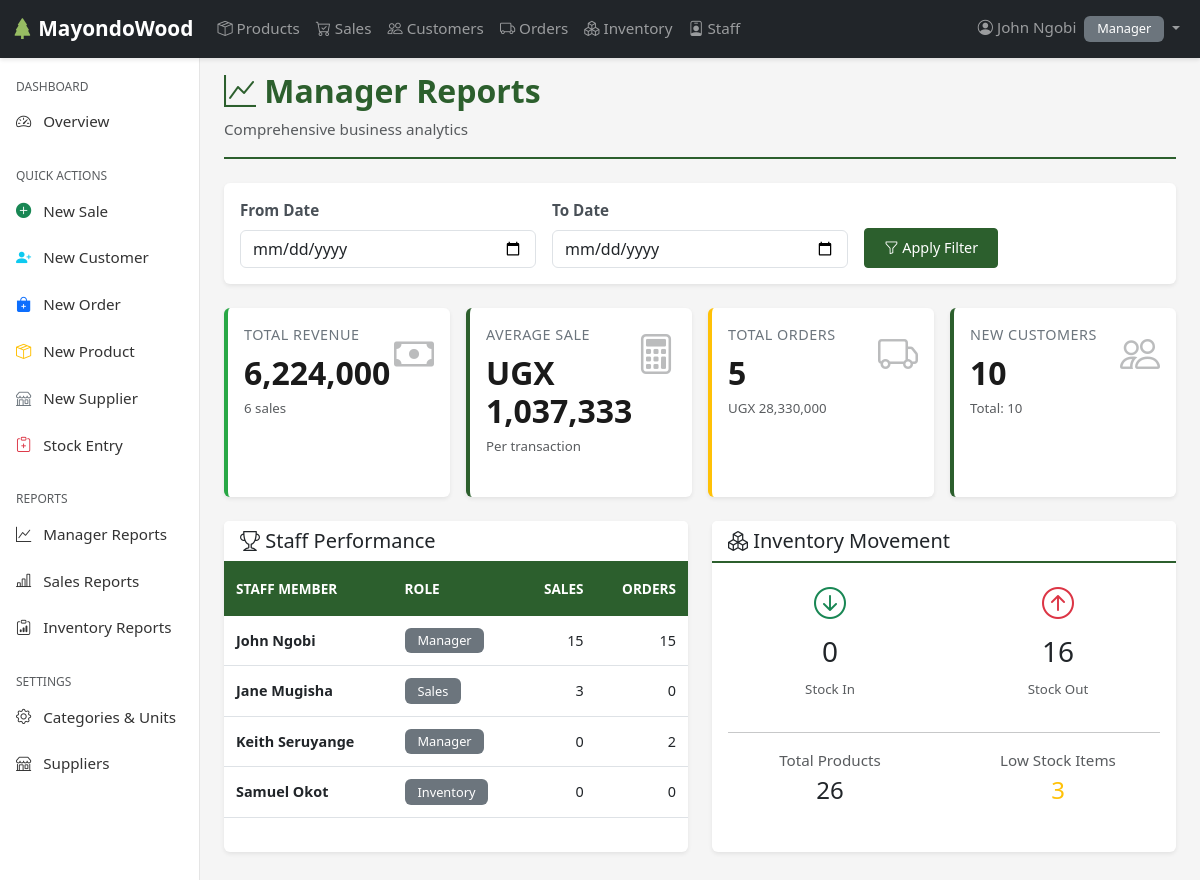
The page /reports/ (signed in) on the database its author committed.
### users/models.py (models this page shows, shortened)
class Employee(AbstractUser):
    ROLES = [
        ('SALES', 'Sales'),
        ('INVENTORY', 'Inventory'),
        ('MANAGER', 'Manager'),
    ]
    role = models.CharField(max_length=20, choices=ROLES)
    phone = models.CharField(max_length=15, blank=True, null=True)
    address = models.TextField(blank=True, null=True)
    is_active = models.BooleanField(default=True)
    created_at = models.DateTimeField(auto_now_add=True)
    updated_at = models.DateTimeField(auto_now=True)
    class Meta:
        ordering = ['-date_joined']
        verbose_name = 'Employee'
        verbose_name_plural = 'Employees'

### manager/views.py (the view)
# urls.py: path('reports/', views.manager_reports, name='reports'),
@login_required
@user_passes_test(is_manager, login_url='users:login')
def manager_reports(request):
    date_from = request.GET.get('date_from')
    date_to = request.GET.get('date_to')
    if not date_from:
        date_from = timezone.now().replace(day=1).date()
    else:
        date_from = datetime.strptime(date_from, '%Y-%m-%d').date()
    if not date_to:
        date_to = timezone.now().date()
    else:
        date_to = datetime.strptime(date_to, '%Y-%m-%d').date()
    sales = Sale.objects.filter(
        sale_date__date__gte=date_from,
        sale_date__date__lte=date_to,
        status='COMPLETED'
    )
    total_sales = sales.count()
    total_revenue = sum(sale.total for sale in sales)
    average_sale = total_revenue / total_sales if total_sales > 0 else 0
    orders = Order.objects.filter(
        order_date__date__gte=date_from,
        order_date__date__lte=date_to
    )
    total_orders = orders.count()
    total_order_value = sum(order.total_amount for order in orders)
    total_variants = ProductVariant.objects.filter(is_active=True).count()
    low_stock = ProductVariant.objects.filter(
        is_active=True,
        stock_quantity__lte=10
    ).count()
    staff_performance = Employee.objects.filter(
        role__in=['SALES', 'INVENTORY', 'MANAGER'],
        is_active=True
    ).annotate(
        sales_created_by=Count('sales_created', filter=Q(
            sales_created__sale_date__date__gte=date_from,
            sales_created__sale_date__date__lte=date_to
        )),
        orders_created=Count('created_orders', filter=Q(
            created_orders__order_date__date__gte=date_from,
            created_orders__order_date__date__lte=date_to
        ))
    ).order_by('-sales_created_by')
    total_customers = Customer.objects.filter(is_active=True).count()
    new_customers = Customer.objects.filter(
        created_at__date__gte=date_from,
        created_at__date__lte=date_to
    ).count()
    stock_in = StockMovement.objects.filter(
        created_at__date__gte=date_from,
        created_at__date__lte=date_to,
        quantity__gt=0
    ).aggregate(total=Sum('quantity'))['total'] or 0
    stock_out = StockMovement.objects.filter(
        created_at__date__gte=date_from,
        created_at__date__lte=date_to,
        quantity__lt=0
    ).aggregate(total=Sum('quantity'))['total'] or 0
    context = {
        'date_from': date_from,
        'date_to': date_to,
        'total_sales': total_sales,
        'total_revenue': total_revenue,
        'average_sale': average_sale,
        'total_orders': total_orders,
        'total_order_value': total_order_value,
        'total_variants': total_variants,
        'low_stock': low_stock,
        'stock_in': stock_in,
        'stock_out': abs(stock_out),
        'staff_performance': staff_performance,
        'total_customers': total_customers,
        'new_customers': new_customers,
        'title': 'Manager Reports'
    }
    return render(request, 'manager/reports.html', context)

### manager/templates/manager/reports.html (shortened to what this page needs)
{% extends 'base.html' %}
{% load static humanize %}
{% block content %}
<div class="page-header mb-4">
    <h1><i class="bi bi-graph-up"></i> Manager Reports</h1>
    <p class="text-muted mb-0">Comprehensive business analytics</p>
</div>
<div class="card mb-4">
    <div class="card-body">
        <form method="get" class="row g-3">
            <div class="col-md-4">
                <label for="date_from" class="form-label">From Date</label>
                <input type="date" name="date_from" id="date_from" class="form-control" value="{{ date_from }}">
            </div>
            <div class="col-md-4">
                <label for="date_to" class="form-label">To Date</label>
                <input type="date" name="date_to" id="date_to" class="form-control" value="{{ date_to }}">
            </div>
            <div class="col-md-4 d-flex align-items-end">
                <button type="submit" class="btn btn-primary">
                    <i class="bi bi-funnel"></i> Apply Filter
                </button>
            </div>
        </form>
    </div>
</div>
<div class="row g-3 mb-4">
    <div class="col-md-3">
        <div class="card stat-card success h-100">
            <div class="card-body">
                <div class="d-flex justify-content-between align-items-start">
                    <div>
                        <p class="stat-label mb-2">Total Revenue</p>
                        <h2 class="stat-value mb-1">{{ total_revenue|floatformat:0|intcomma }}</h2>
                        <small class="text-muted">{{ total_sales }} sales</small>
                    </div>
                    <i class="bi bi-cash stat-icon"></i>
                </div>
            </div>
        </div>
    </div>
    <div class="col-md-3">
        <div class="card stat-card primary h-100">
            <div class="card-body">
                <div class="d-flex justify-content-between align-items-start">
                    <div>
                        <p class="stat-label mb-2">Average Sale</p>
                        <h2 class="stat-value mb-1">UGX {{ average_sale|floatformat:0|intcomma }}</h2>
                        <small class="text-muted">Per transaction</small>
                    </div>
                    <i class="bi bi-calculator stat-icon"></i>
                </div>
            </div>
        </div>
    </div>
    <div class="col-md-3">
        <div class="card stat-card warning h-100">
            <div class="card-body">
                <div class="d-flex justify-content-between align-items-start">
                    <div>
                        <p class="stat-label mb-2">Total Orders</p>
                        <h2 class="stat-value mb-1">{{ total_orders }}</h2>
                        <small class="text-muted">UGX {{ total_order_value|floatformat:0|intcomma }}</small>
                    </div>
                    <i class="bi bi-truck stat-icon"></i>
                </div>
            </div>
        </div>
    </div>
    <div class="col-md-3">
        <div class="card stat-card info h-100">
            <div class="card-body">
                <div class="d-flex justify-content-between align-items-start">
                    <div>
                        <p class="stat-label mb-2">New Customers</p>
                        <h2 class="stat-value mb-1">{{ new_customers }}</h2>
                        <small class="text-muted">Total: {{ total_customers|intcomma }}</small>
                    </div>
                    <i class="bi bi-people stat-icon"></i>
                </div>
            </div>
        </div>
    </div>
</div>
<div class="row">
    <div class="col-lg-6 mb-4">
        <div class="card h-100">
            <div class="card-header">
                <h5 class="mb-0"><i class="bi bi-trophy"></i> Staff Performance</h5>
            </div>
            <div class="card-body p-0">
                {% if staff_performance %}
                <div class="table-responsive">
                    <table class="table table-hover mb-0">
                        <thead>
                            <tr>
                                <th>Staff Member</th>
                                <th>Role</th>
                                <th class="text-end">Sales</th>
                                <th class="text-end">Orders</th>
                            </tr>
                        </thead>
                        <tbody>
                            {% for staff in staff_performance %}
                            <tr>
                                <td><strong>{{ staff.get_full_name }}</strong></td>
                                <td>
                                    <span class="badge bg-secondary">{{ staff.get_role_display }}</span>
                                </td>
                                <td class="text-end">{{ staff.sales_created_by|intcomma }}</td>
                                <td class="text-end">{{ staff.orders_created|intcomma }}</td>
                            </tr>
                            {% endfor %}
                        </tbody>
                    </table>
                </div>
                {% else %}
                <div class="empty-state py-4">
                    <i class="bi bi-inbox d-block"></i>
                    <p class="mb-0">No staff activity in this period</p>
                </div>
                {% endif %}
            </div>
        </div>
    </div>
    <div class="col-lg-6 mb-4">
        <div class="card h-100">
            <div class="card-header">
                <h5 class="mb-0"><i class="bi bi-boxes"></i> Inventory Movement</h5>
            </div>
            <div class="card-body">
                <div class="row text-center">
                    <div class="col-6">
                        <div class="mb-3">
                            <i class="bi bi-arrow-down-circle text-success" style="font-size: 2rem;"></i>
                            <h3 class="mt-2">{{ stock_in|intcomma }}</h3>
                            <small class="text-muted">Stock In</small>
                        </div>
                    </div>
                    <div class="col-6">
                        <div class="mb-3">
                            <i class="bi bi-arrow-up-circle text-danger" style="font-size: 2rem;"></i>
                            <h3 class="mt-2">{{ stock_out|intcomma }}</h3>
                            <small class="text-muted">Stock Out</small>
                        </div>
                    </div>
                </div>
                <hr>
                <div class="row text-center">
                    <div class="col-6">
                        <p class="mb-1 text-muted">Total Products</p>
                        <h4>{{ total_variants|intcomma }}</h4>
                    </div>
                    <div class="col-6">
                        <p class="mb-1 text-muted">Low Stock Items</p>
                        <h4 class="text-warning">{{ low_stock|intcomma }}</h4>
                    </div>
                </div>
            </div>
        </div>
    </div>
</div>
{% endblock %}

### templates/includes/navbar.html (shortened to what this page needs)
{% load static %}
<nav class="navbar navbar-expand-lg navbar-dark bg-dark fixed-top">
    <div class="container-fluid">
        <a class="navbar-brand" href="{% url 'users:dashboard' %}">
            <i class="bi bi-tree-fill"></i> MayondoWood
        </a>
        <div class="collapse navbar-collapse" id="navbarNav">
            <ul class="navbar-nav me-auto">
                <li class="nav-item">
                    <a class="nav-link {% if request.resolver_match.url_name == 'product_list' %}active{% endif %}"
                       href="{% url 'products:product_list' %}">
                        <i class="bi bi-box-seam"></i> Products
                    </a>
                </li>
                {% if user.role in 'MANAGER,SALES' %}
                <li class="nav-item">
                    <a class="nav-link {% if 'sales' in request.path %}active{% endif %}"
                       href="{% url 'sales:sale_list' %}">
                        <i class="bi bi-cart-check"></i> Sales
                    </a>
                </li>
                <li class="nav-item">
                    <a class="nav-link {% if 'customer' in request.path %}active{% endif %}"
                       href="{% url 'sales:customer_list' %}">
                        <i class="bi bi-people"></i> Customers
                    </a>
                </li>
                {% endif %}
                {% if user.role in 'MANAGER,INVENTORY' %}
                <li class="nav-item">
                    <a class="nav-link {% if 'orders' in request.path %}active{% endif %}"
                       href="{% url 'orders:order_list' %}">
                        <i class="bi bi-truck"></i> Orders
                    </a>
                </li>
                <li class="nav-item">
                    <a class="nav-link {% if 'inventory' in request.path %}active{% endif %}"
                       href="{% url 'inventory:stock_list' %}">
                        <i class="bi bi-boxes"></i> Inventory
                    </a>
                </li>
                {% endif %}
                {% if user.role == 'MANAGER' %}
                <li class="nav-item">
                    <a class="nav-link {% if 'staff' in request.path %}active{% endif %}"
                       href="{% url 'users:staff_list' %}">
                        <i class="bi bi-person-badge"></i> Staff
                    </a>
                </li>
                {% endif %}
            </ul>
            <ul class="navbar-nav">
                <li class="nav-item dropdown">
                    <a class="nav-link dropdown-toggle" href="#" id="userDropdown" role="button"
                       data-bs-toggle="dropdown" aria-expanded="false">
                        <i class="bi bi-person-circle"></i> {{ user.get_full_name|default:user.username }}
                        <span class="badge bg-secondary ms-1">{{ user.get_role_display }}</span>
                    </a>
                </li>
            </ul>
        </div>
    </div>
</nav>

### rows shown on the page
Employee: get_full_name "John Ngobi", role "Manager", sales_created_by "15", orders_created "15"
Employee: get_full_name "Jane Mugisha", role "Sales", sales_created_by "3", orders_created "0"
Employee: get_full_name "Keith Seruyange", role "Manager", sales_created_by "0", orders_created "2"
Employee: get_full_name "Samuel Okot", role "Inventory", sales_created_by "0", orders_created "0"

### other values the page prints
{{ total_revenue|floatformat:0|intcomma }} "6,224,000"
{{ total_sales }} "6"
{{ average_sale|floatformat:0|intcomma }} "1,037,333"
{{ total_orders }} "5"
{{ total_order_value|floatformat:0|intcomma }} "28,330,000"
{{ new_customers }} "10"
{{ total_customers|intcomma }} "10"
{{ stock_in|intcomma }} "0"
{{ stock_out|intcomma }} "16"
{{ total_variants|intcomma }} "26"
{{ low_stock|intcomma }} "3"
